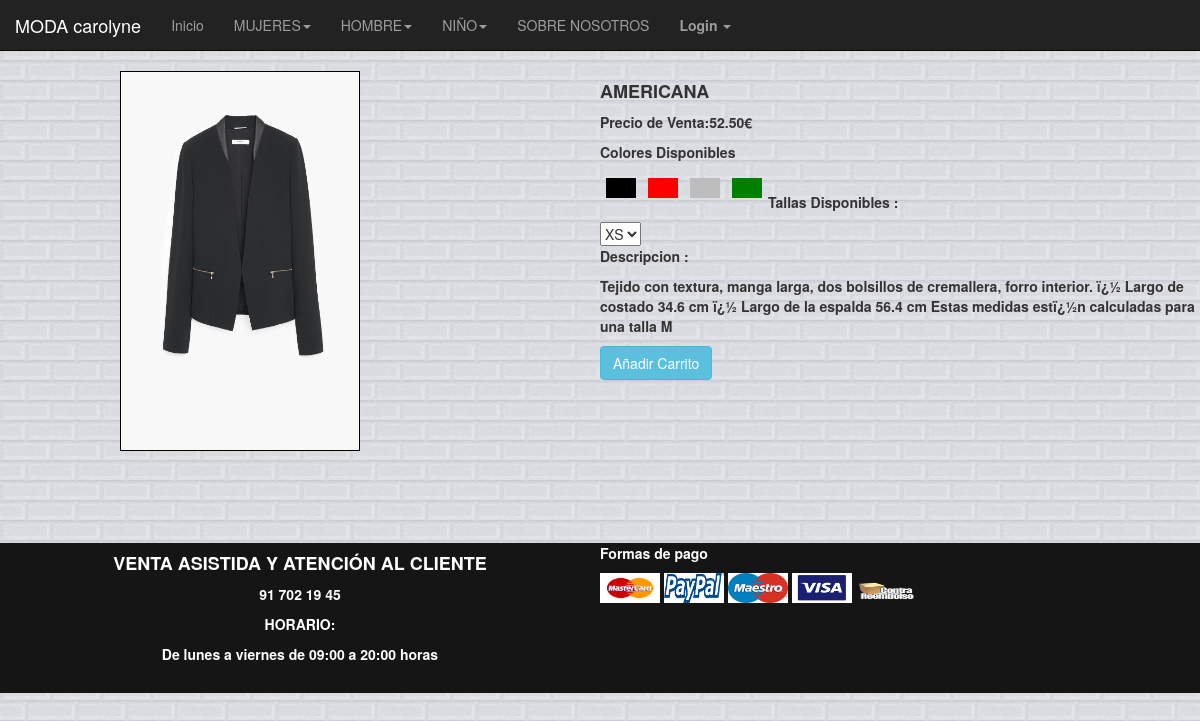
Screenshot of /usuarios/clienteproducto.php?id=100 with the database file from the repository.
### tables this page shows
CREATE TABLE IF NOT EXISTS `producto` (
  `codproducto` int(6) NOT NULL AUTO_INCREMENT,
  `coddistribuidor` int(6) NOT NULL,
  `nombre` varchar(50) NOT NULL,
  `descripcion` varchar(3000) NOT NULL,
  `stock` int(6) NOT NULL,
  `foto` varchar(200) NOT NULL,
  `categoria` varchar(30) NOT NULL,
  `precio` double(4,2) NOT NULL,
  `sexo` varchar(10) NOT NULL,
  PRIMARY KEY (`codproducto`),
  KEY `fk_producto_1_idx` (`coddistribuidor`)
);

### usuarios/clienteproducto.php (the view, shortened to what this page needs)
<!DOCTYPE html>
<html lang="">
  <head>
    <link rel="stylesheet" href="http://maxcdn.bootstrapcdn.com/bootstrap/3.3.5/css/bootstrap.min.css">
    <link rel="stylesheet" href="../css/chaquetamujer.css">
    <link rel="stylesheet" href="../css/colores.css">
      <link rel="stylesheet" href="../css/foot.css">
        <link rel="stylesheet" href="../css/clienteproducto.css">
    </head>
    <body>
<?php
  include "../plantilla/header.php"
?>
<?php
$connection = new mysqli("localhost","root","carolyne","tienda");
$connection->set_charset("utf8");
$id=$_GET['id'];
$consulta=("SELECT * FROM producto where codproducto=$id");
	$result = $connection->query($consulta);
  if (isset($result) && $result->num_rows==0) {
  echo "<p>
	No existen productos en la categoria indicada.
   </p>";
  } else {
echo "<div id='cuerpo'>";
        $result=$connection->query($consulta);
        $obj = $result->fetch_object();
        echo "<div id='div1'>";
          echo "<img src='../imagenes/$obj->foto'>";
        echo "</div>";
        echo "<div id='div2'>";
        echo "<h4><b>$obj->nombre</b></h4>";
        echo "<p>Precio de Venta:";
        echo $obj->precio .€ ;
        echo "</p>";
        echo "<p>Colores Disponibles </p>";
        $consultacolores="SELECT DISTINCT c.nombrecolor FROM colores c join colorproducto cp on c.idcolor=cp.idcolor
         where cp.codproducto=$obj->codproducto ";
        $resultcolores = $connection->query($consultacolores);
        if (isset($resultcolores) && $resultcolores->num_rows==0) {
        echo "<p>
      	No existen productos en la categoria indicada.
         </p>";
        } else {
          while($objcolores = $resultcolores->fetch_object()){
            $color= $objcolores->nombrecolor;
            switch ($color) {
            case 'Negro':
              echo "<div id='negro'></div>";
            break;
            case 'Rojo':
              echo "<div id='rojo'></div>";
            break;
            case 'Blanco':
              echo "<div id='blanco'></div>";
            break;
            case 'Verde':
              echo "<div id='verde'></div>";
            break;
            }
          }
        }echo "<br>";
        echo "<p>Tallas Disponibles :</p>";
        $consultalla="SELECT DISTINCT t.nombretalla FROM tallasproducto tp join tallas  t on  tp.tallas=t.idtalla
         where tp.codproducto=$obj->codproducto ";
        $resultalla = $connection->query($consultalla);
        if (isset($resultalla) && $resultalla->num_rows==0) {
        echo "<p>No existen productos en la categoria indicada.</p>";
        } else {
            echo "<select  name='coddistribuidor'>";
          while($objtalla = $resultalla->fetch_object()){
            echo "<option value='$objtalla->nombretalla'>$objtalla->nombretalla</option>";
          }
          echo "</select><br>";
          }
        echo "<p>Descripcion : </p>";
        echo "<p class='parrafo'>$obj->descripcion</p>";
        echo "<button type='button' class='btn btn-info'>Añadir Carrito</button>";
        echo "</div>";
      }
echo "</div>"
?>
<?php
  include "../plantilla/foot.php"
?>
    </body>
</html>

### css/chaquetamujer.css (style rules this page uses)
#cuerpo { width: 100%; height:400px; }
body { background-image: url("../imagenes/fondo.jpg") }
p { font-weight:bolder; }

### css/colores.css (style rules this page uses)
#negro { width: 5%; height: 5%; background-color: black; margin: 1%; float: left; }
#rojo { float: left; margin: 1%; width: 5%; height: 5%; background-color: red; }
#blanco { float: left; margin: 1%; width: 5%; height: 5%; background-color:#BDBDBD; }
#verde { float: left; margin: 1%; width: 5%; height: 5%; background-color:green; }

### css/clienteproducto.css (style rules this page uses)
#div2 { float: left; width: 50%; height: 100%; }
#div1 { float: left; width: 50%; height:100%; }
#div1 img { width: 40%; height: 95%; margin-left: 20%; border: 1px solid black; }
#cuerpo { margin-bottom: 6%; }

### rows the page displays
producto: foto (picture), nombre "AMERICANA", precio "52.50", descripcion "Tejido con textura, manga larga, dos bolsillos de cremallera, forro interior. ï¿½ Largo de costado 34.6 cm ï¿½ Largo de la espalda 56.4 cm Estas medidas estï¿½n calculadas para una talla M"

### other values shown
form field coddistribuidor "XS"
